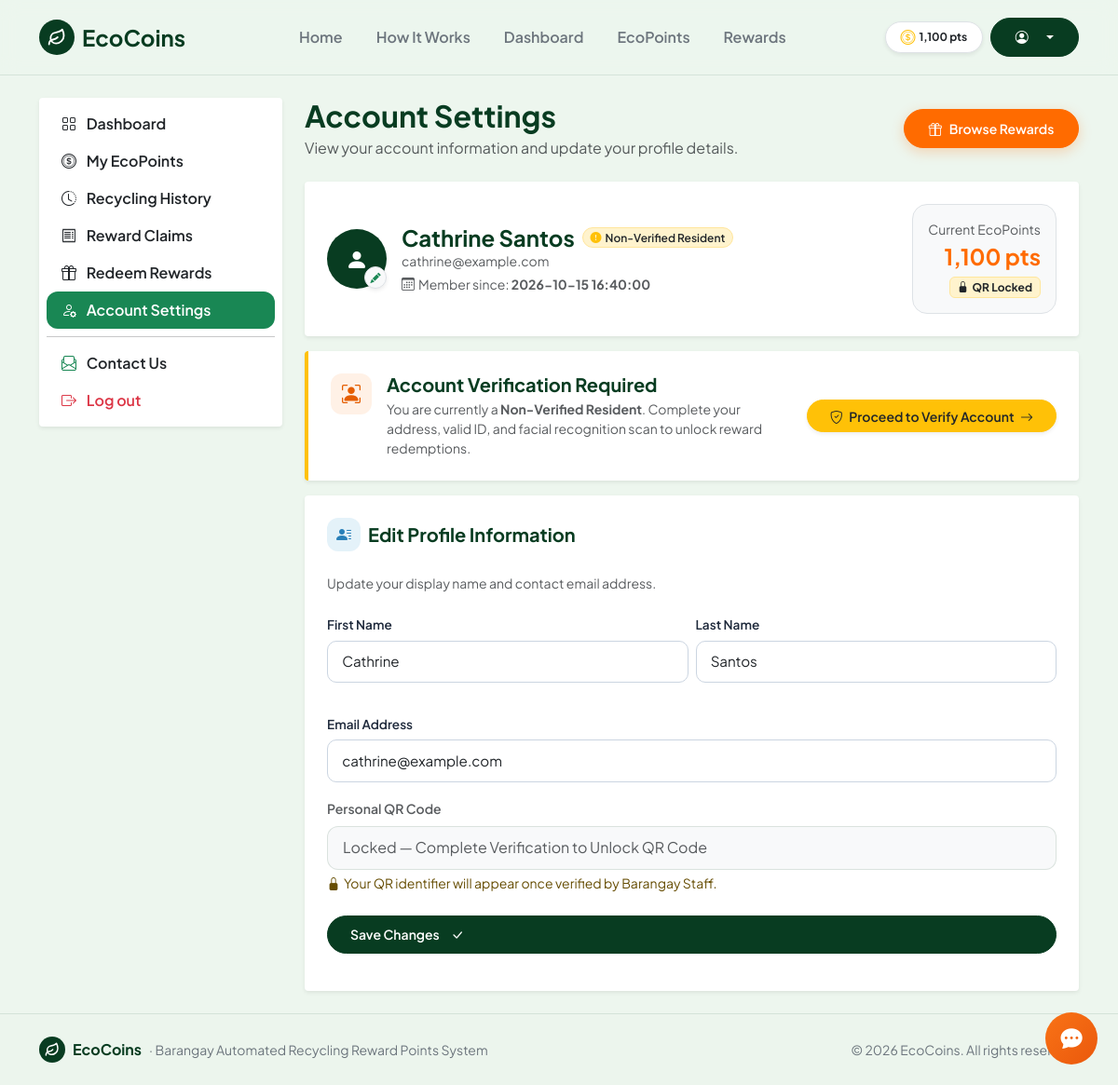
The page /account (signed in) on the database as committed earlier.
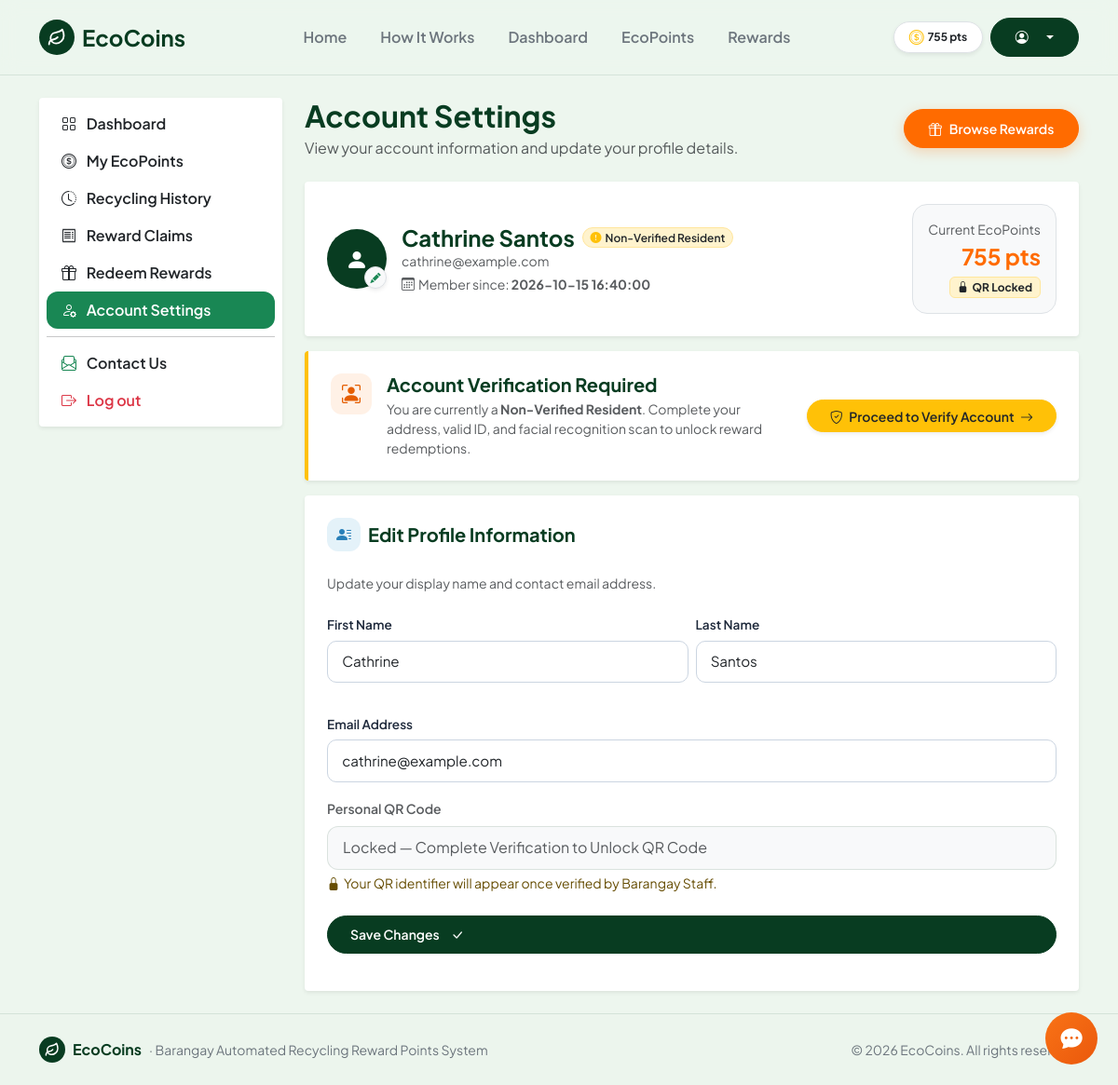
The same page on the database as committed later.
### tables this page shows
CREATE TABLE users (
    id INTEGER PRIMARY KEY AUTOINCREMENT,
    full_name TEXT NOT NULL,
    email TEXT NOT NULL UNIQUE,
    password TEXT NOT NULL,
    role TEXT DEFAULT 'resident',
    qr_code TEXT NOT NULL UNIQUE,
    points INTEGER DEFAULT 0,
    created_at TEXT
, status TEXT DEFAULT 'active', station_name TEXT DEFAULT 'Barangay Pinagkawitan, Lipa City', claim_timeout_until TEXT DEFAULT NULL, cancel_count INTEGER DEFAULT 0, is_verified INTEGER DEFAULT 0, first_name TEXT DEFAULT '', middle_name TEXT DEFAULT '', last_name TEXT DEFAULT '', birthday TEXT DEFAULT '', gender TEXT DEFAULT '', contact_number TEXT DEFAULT '', address TEXT DEFAULT '', face_image TEXT DEFAULT NULL, face_descriptor TEXT DEFAULT NULL, verified_at TEXT DEFAULT NULL, verification_status TEXT DEFAULT 'unverified', barangay TEXT DEFAULT '', zip_code TEXT DEFAULT '', id_type TEXT DEFAULT '', id_image TEXT DEFAULT NULL, profile_image TEXT DEFAULT NULL, verification_notes TEXT DEFAULT '', province TEXT DEFAULT '', city TEXT DEFAULT '', id_back_image TEXT DEFAULT NULL, verify_cooldown_until TEXT DEFAULT NULL, failed_login_attempts INTEGER DEFAULT 0, lockout_until TEXT DEFAULT NULL, last_login_at TEXT DEFAULT NULL);

### route.py (the view, shortened to what this page needs)
    @app.route('/account', methods=['GET', 'POST'])
    def account():
        user = get_current_user()
        if not user:
            return redirect(url_for('login'))
        feedback = session.pop('feedback', None)
        feedback_type = session.pop('feedback_type', 'success')
        feedback_field = session.pop('feedback_field', None)
        return render_template(
            'account.html',
            active_page='account',
            user=user,
            feedback=feedback,
            feedback_type=feedback_type,
            feedback_field=feedback_field
        )

### app.py (called while the page is built, shortened)
def _read_env_value(key, default=''):
    val = os.environ.get(key, '').strip()
    if val:
        return val
    env_path = os.path.join(os.path.dirname(os.path.abspath(__file__)), '.env')
    return default

def get_csrf_token():
    token = session.get('_csrf_token')
    if not token:
        token = secrets.token_hex(32)
        session['_csrf_token'] = token
    return token

@app.before_request
def enforce_csrf_protection():
    if app.config.get('CSRF_ENABLED', True) is False:
        return None
    return None

### db.py (called while the page is built)
def get_db():
    conn = sqlite3.connect(DB_PATH)
    conn.row_factory = sqlite3.Row
    return conn

### templates/account.html (shortened to what the changed rows need)
{% extends 'base.html' %}
{% block content %}
<main class="py-4">
  <div class="container">
    <div class="row g-4">
      <div class="{% if current_user.role == 'resident' %}col-lg-9{% else %}col-lg-10 mx-auto{% endif %}">
        <div class="d-flex justify-content-between align-items-center mb-4 flex-wrap gap-2">
          <div>
            <h2 class="fw-bold mb-1" style="color: var(--eco-forest);">Account Settings</h2>
          </div>
        </div>
        <div class="card border-0 shadow-sm p-4 mb-3 bg-white rounded-1 gap-2">
          <div class="d-flex flex-column flex-sm-row align-items-sm-center justify-content-between gap-3">
            <div class="d-flex align-items-center gap-3">
              <div>
                <div class="d-flex align-items-center gap-2 flex-wrap">
                  <h4 class="fw-bold mb-0" style="color: var(--eco-forest);">{{ current_user.full_name }}</h4>
                  {% if current_user.role == 'admin' %}
                    <span class="badge bg-danger-subtle text-danger border border-danger-subtle px-2.5 py-1 rounded-pill small fw-semibold">
                      <i class="bi bi-shield-lock me-1"></i>Administrator
                    </span>
                  {% elif current_user.role == 'staff' %}
                    <span class="badge bg-warning-subtle text-dark border border-warning-subtle px-2.5 py-1 rounded-pill small fw-semibold">
                      <i class="bi bi-person-badge me-1"></i>Staff Operator
                    </span>
                  {% elif current_user.verification_status == 'verified' %}
                    <span class="badge bg-success-subtle text-success border border-success-subtle px-2.5 py-1 rounded-pill small fw-semibold">
                      <i class="bi bi-patch-check-fill me-1"></i>Verified Resident
                    </span>
                  {% elif current_user.verification_status == 'pending' %}
                    <span class="badge bg-info-subtle text-primary border border-info-subtle px-2.5 py-1 rounded-pill small fw-semibold">
                      <i class="bi bi-hourglass-split me-1"></i>Pending Verification
                    </span>
                  {% else %}
                    <span class="badge bg-warning-subtle text-dark border border-warning-subtle px-2.5 py-1 rounded-pill small fw-semibold">
                      <i class="bi bi-exclamation-circle-fill text-warning me-1"></i>Non-Verified Resident
                    </span>
                  {% endif %}
                </div>
                <div class="text-muted small">{{ current_user.email }}</div>
                <div class="small text-muted mt-1">
                  <i class="bi bi-calendar3 me-1"></i>Member since: <strong>{{ current_user.created_at }}</strong>
                </div>
              </div>
            </div>
            {% if current_user.role == 'resident' %}
              <div class="text-sm-end bg-light p-3 rounded-4 border">
                <div class="text-muted small">Current EcoPoints</div>
                <div class="fs-4 fw-bold text-accent">{{ "{:,}".format(current_user.points) }} pts</div>
                {% if current_user.is_verified %}
                  <span class="badge bg-white text-dark border px-2 py-1 font-monospace small mt-1">
                    {{ current_user.qr_code }}
                  </span>
                {% else %}
                  <span class="badge bg-warning-subtle text-dark border border-warning-subtle px-2 py-1 small mt-1">
                    <i class="bi bi-lock-fill me-1"></i>QR Locked
                  </span>
                {% endif %}
              </div>
            {% elif current_user.role == 'staff' %}
              <div class="text-sm-end bg-light p-3 rounded-4 border">
                <div class="text-muted small">Staff Identifier</div>
                <div class="fw-bold font-monospace text-dark">{{ current_user.qr_code }}</div>
                <div class="small text-muted mt-1">Barangay Collection Hub</div>
              </div>
            {% endif %}
          </div>
        </div>
        <div class="row g-4">
          <div class="{% if current_user.role == 'resident' %}col-12{% else %}col-md-6{% endif %}">
            <div class="card border-0 shadow-sm p-4 h-100 bg-white rounded-1 gap-2 mb-3">
              <form action="{{ url_for('account') }}" method="POST" id="updateProfileForm" novalidate>
                <div class="row g-2 mb-3">
                  <div class="col-12 col-sm-6">
                    <div class="messenger-field-group {% if feedback and feedback_type == 'danger' and feedback_field == 'first_name' %}has-error{% endif %}" id="profileFnGroup">
                      <label class="form-label" for="profileFnInput">First Name</label>
                      <input type="text" name="first_name" id="profileFnInput" maxlength="30" class="form-control " value="{{ current_user.full_name.split(' ', 1)[0] if current_user.full_name else '' }}" autocomplete="given-name">
                    </div>
                  </div>
                  <div class="col-12 col-sm-6">
                    <div class="messenger-field-group {% if feedback and feedback_type == 'danger' and feedback_field == 'last_name' %}has-error{% endif %}" id="profileLnGroup">
                      <label class="form-label" for="profileLnInput">Last Name</label>
                      <input type="text" name="last_name" id="profileLnInput" maxlength="30" class="form-control {% if feedback and feedback_type == 'danger' and feedback_field == 'last_name' %}is-invalid{% endif %}" value="{{ current_user.full_name.split(' ', 1)[1] if current_user.full_name and ' ' in current_user.full_name else '' }}" autocomplete="family-name">
                    </div>
                  </div>
                </div>
                <div class="messenger-field-group mb-3 {% if feedback and feedback_type == 'danger' and feedback_field == 'email' %}has-error{% endif %}" id="profileEmailGroup">
                  <label class="form-label" for="profileEmailInput">Email Address</label>
                  <input type="email" name="email" id="profileEmailInput" class="form-control " value="{{ current_user.email }}" autocomplete="email">
                </div>
              </form>
            </div>
          </div>
        </div>
      </div>
    </div>
  </div>
</main>
{% endblock %}

### templates/base.html (shortened to what the changed rows need)
<!doctype html>
<html lang="en">
<head>
  <link href="https://cdn.jsdelivr.net/npm/bootstrap@5.3.3/dist/css/bootstrap.min.css" rel="stylesheet">
  <link rel="stylesheet" href="https://cdn.jsdelivr.net/npm/bootstrap-icons@1.11.3/font/bootstrap-icons.min.css">
  <link rel="stylesheet" href="{{ url_for('static', filename='css/style.min.css') }}?v=20261123">
</head>
<body class="d-flex flex-column min-vh-100">
<nav class="navbar navbar-expand-lg py-3 sticky-top" style="background-color: rgba(237, 246, 238, 0.95); backdrop-filter: blur(10px); border-bottom: 1px solid var(--eco-border);">
  <div class="container">
    <div class="collapse navbar-collapse" id="mainNav">
      <div class="d-flex align-items-center gap-2">
        {% if current_user %}
          {% if current_user.role == 'resident' %}
            <span class="badge bg-white text-dark border px-3 py-2 rounded-pill fw-bold shadow-sm d-none d-sm-inline-flex align-items-center gap-1">
              <i class="bi bi-coin text-warning fs-6"></i>
              <span>{{ "{:,}".format(current_user.points) }} pts</span>
            </span>
          {% endif %}
        {% else %}
          <a href="{{ url_for('login') }}" class="btn btn-outline-success px-3 btn-pill">Login</a>
          <a href="{{ url_for('register') }}" class="btn btn-accent px-4 btn-pill">
            <span>Join Free</span>
            <i class="bi bi-arrow-right"></i>
          </a>
        {% endif %}
      </div>
    </div>
  </div>
</nav>
{% block content %}{% endblock %}
</body>
</html>

Rows that differ between the two databases and show on the page:
changed users "Cathrine Santos": points "1,100" → "755"
